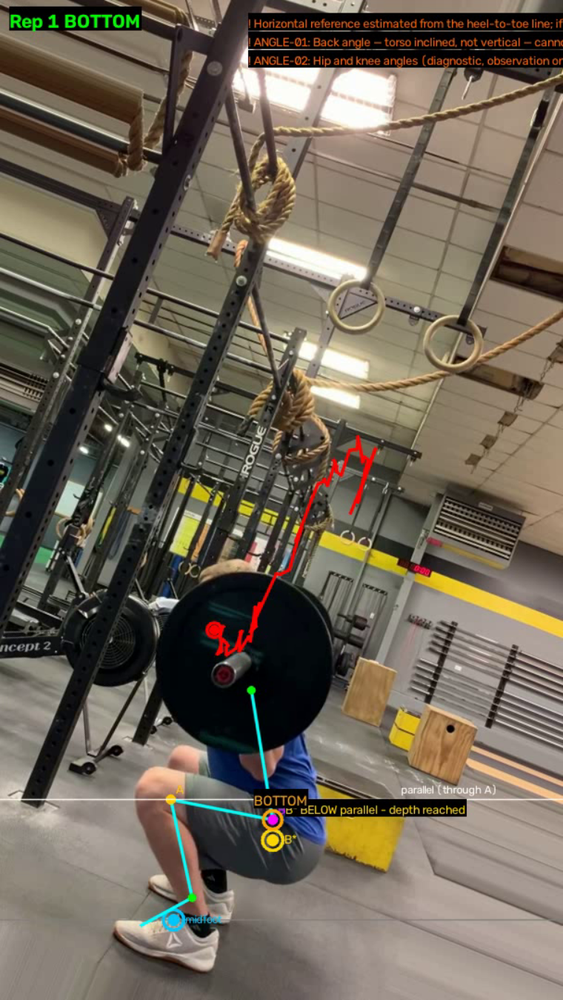
#> input picture evidence/annot_common_sample.png, 563 x 1000 px, shrunk from 760 x 1350 before the run
$ python -i occlusion.py   (imports and definitions only)
#> lines starting #> are read from the running program, lines starting #| are printed output that depends on the picture; after the words box and inside, x2 and y2 are one past the last pixel; in counts of white or black regions, pixels touching at a corner belong together
#> further down, picture is the input picture: shape (1000, 563, 3); mean B, G, R 87.1, 100.9, 110.2
"""Occlusion detection.

MediaPipe's per-landmark visibility does not detect occlusion by an external
object: in the assignment's common sample it reports visibility 1.00 for the
shoulder and nose even though both are completely hidden behind a weight
plate. So we detect occluders directly in the image.

An occluder must satisfy all of:
  * it is a large, connected dark region (at least ~2.5% of the frame) - a
    weight plate, a bench, a rack upright, a dark-clothed bystander;
  * it is very dark (mean luminance < 30);
  * the neighbourhood of the landmark inside it is smooth (local standard
    deviation < 2.0). Clothing folds and skin texture produce a higher local
    deviation, so this distinguishes a plate covering the lifter from the
    lifter simply wearing dark shorts.

Measured separation on the common sample (608x1080): the weight plate is
6.22% of the frame with local std 0.9, while the lifter's grey shorts are
1.09% with local std 3.5.

Any measurement that depends on an occluded landmark is reported as
"cannot assess" rather than with invented precision.
"""

from __future__ import annotations

from typing import Dict, List, Optional, Tuple

import cv2
import numpy as np

Point = Tuple[float, float]


class OcclusionDetector:
    """Detects large dark objects that can hide body landmarks."""

    def __init__(
        self,
        dark_threshold: int = 30,
        min_area_ratio: float = 0.025,
        max_mean_luminance: float = 30.0,
        max_local_std: float = 2.0,
        window: int = 6,
    ):
        self.dark_threshold = dark_threshold
        self.min_area_ratio = min_area_ratio
        self.max_mean_luminance = max_mean_luminance
        self.max_local_std = max_local_std
        self.window = window

    def find_occluders(self, frame: np.ndarray) -> List[np.ndarray]:
        """Return one boolean mask per large, dark, smooth region."""
        h, w = frame.shape[:2]
#> h = 1000; w = 563
        gray = cv2.cvtColor(frame, cv2.COLOR_BGR2GRAY)
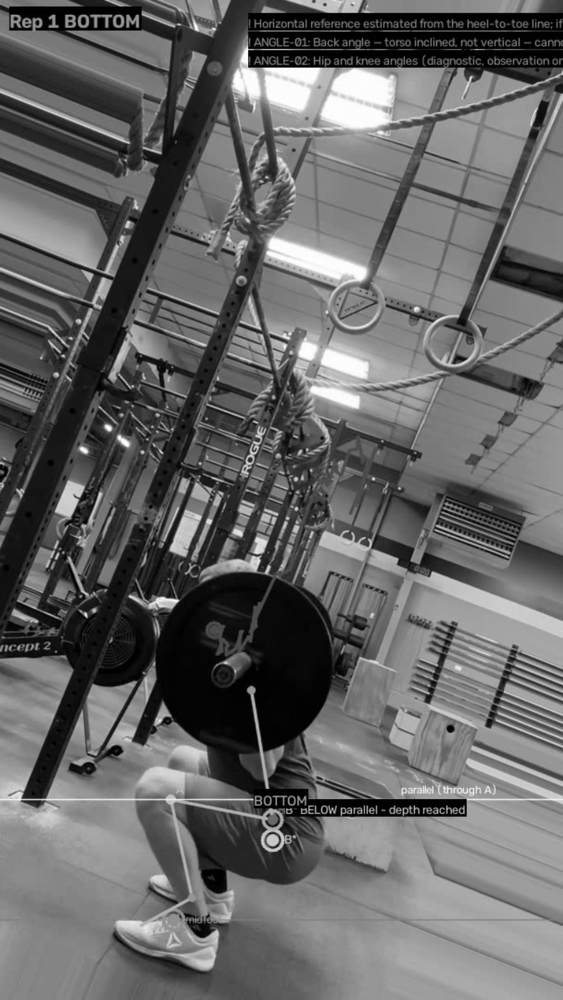
#> gray: shape (1000, 563); min 0, max 255, mean 102.1
        _, mask = cv2.threshold(gray, self.dark_threshold, 255, cv2.THRESH_BINARY_INV)
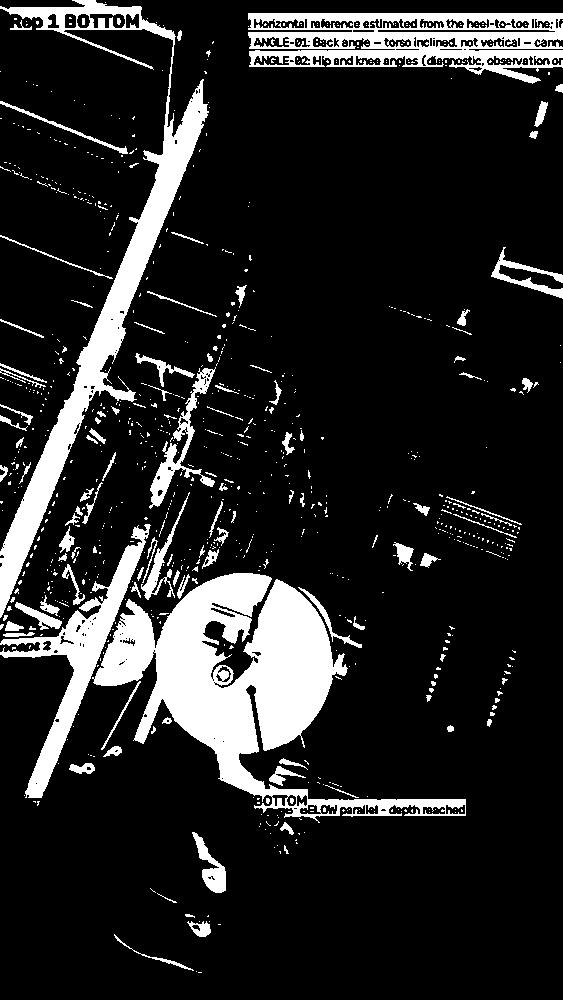
#> mask: shape (1000, 563); 14.6% white; 908 white regions (792 under 20 px), largest, box (x1, y1, x2, y2) and area: (92, 573, 466, 823) 30396, (0, 0, 209, 618) 16543, (248, 13, 563, 84) 11814
        kernel = cv2.getStructuringElement(cv2.MORPH_ELLIPSE, (5, 5))
        mask = cv2.morphologyEx(mask, cv2.MORPH_OPEN, kernel)
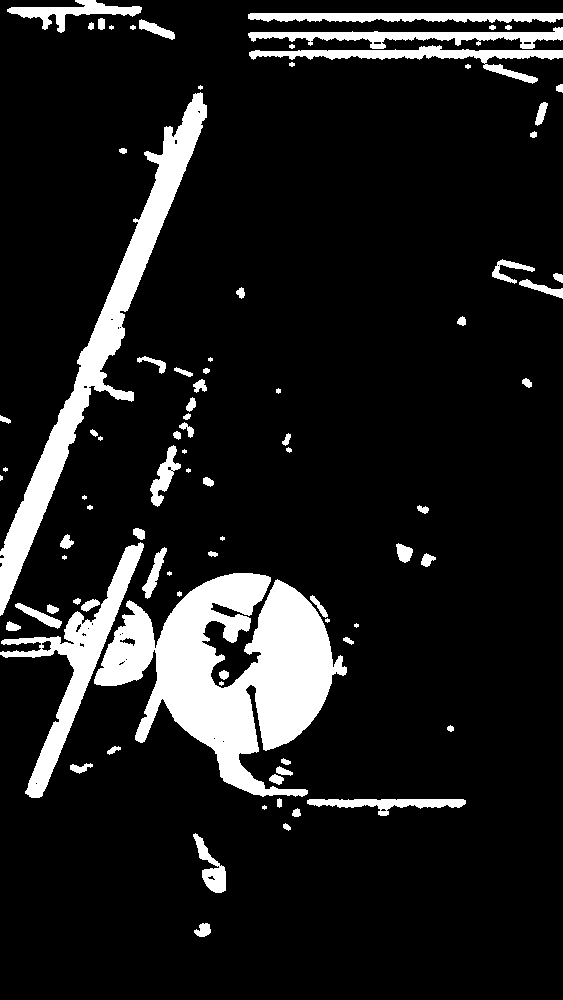
#> mask: shape (1000, 563); 11.7% white; 86 white regions (16 under 20 px), largest, box (x1, y1, x2, y2) and area: (94, 573, 347, 797) 27570, (0, 92, 207, 616) 13455, (0, 542, 144, 798) 6543
        mask = cv2.morphologyEx(mask, cv2.MORPH_CLOSE, kernel)
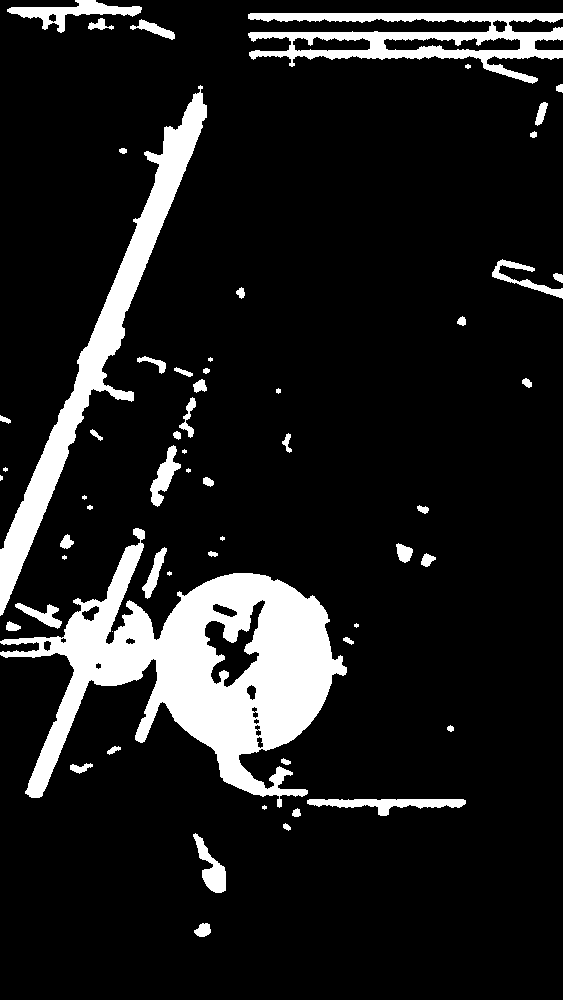
#> mask: shape (1000, 563); 12% white; 59 white regions (12 under 20 px)

        min_area = self.min_area_ratio * h * w
#> min_area = 14075
        contours, _ = cv2.findContours(mask, cv2.RETR_EXTERNAL, cv2.CHAIN_APPROX_SIMPLE)
#> contours = 59 contours, 15 with area under 20; largest, box (x1, y1, x2, y2) and area: (0, 528, 347, 808) 37514, (0, 85, 207, 616) 12970, (248, 13, 563, 84) 9832, (7, 0, 142, 33) 1398, (307, 799, 466, 816) 1124
        masks: List[np.ndarray] = []
        for c in contours:
            if cv2.contourArea(c) < min_area:
                continue
            m = np.zeros((h, w), dtype=np.uint8)
            cv2.drawContours(m, [c], -1, 255, thickness=cv2.FILLED)
            if gray[m > 0].mean() > self.max_mean_luminance:
                continue
            masks.append(m)
#> this loop made 59 passes
#> c on pass 12: [[112, 631]]
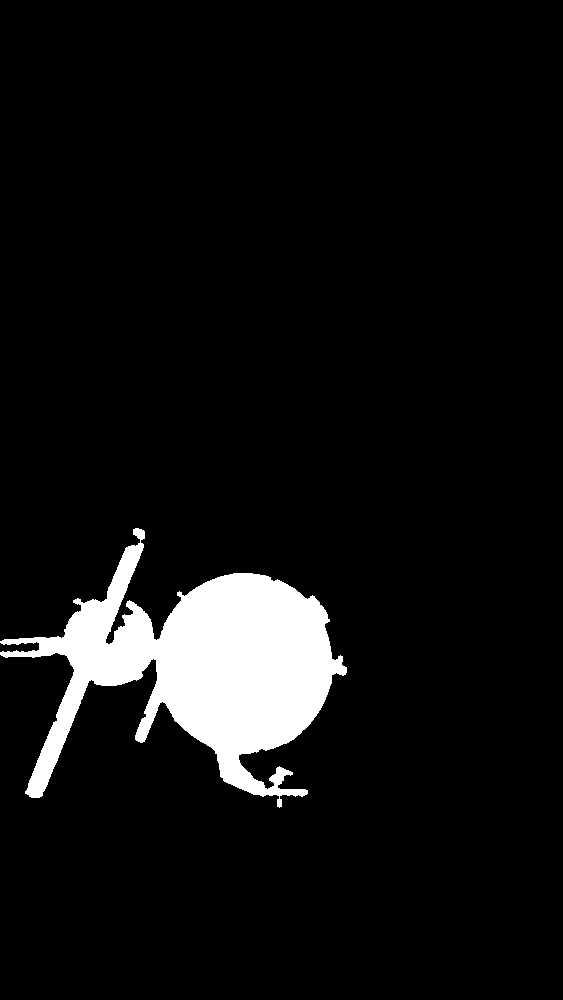
#> m: shape (1000, 563); 6.8% white; 1 white region, box (x1, y1, x2, y2) and area: (0, 528, 347, 808) 38456
#> after the loop, masks = 1 item
        return masks

    # [43 lines left out: functions is_occluded, frame_flags, not called in this run]

>>> import cv2
>>> picture = cv2.imread('../../evidence/annot_common_sample.png')
>>> result = OcclusionDetector().find_occluders(picture)
#> result = 1 item

$ run again, on evidence/annot_occluded_side_view.png
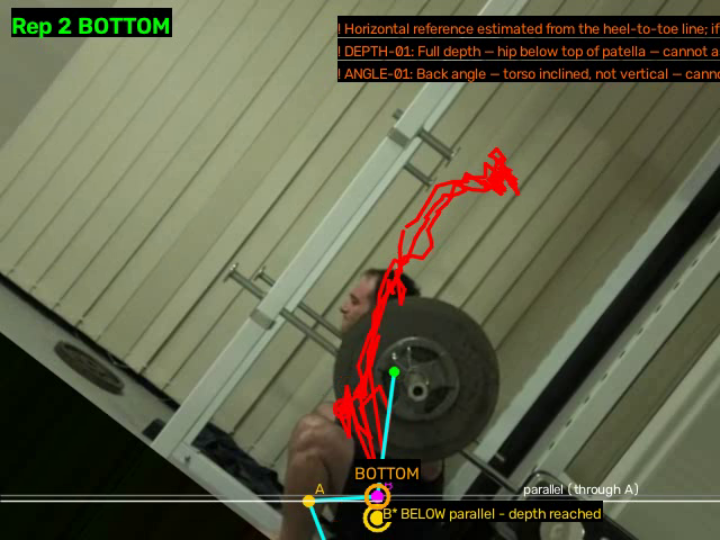
#> input picture evidence/annot_occluded_side_view.png, 720 x 540 px
#> picture is the input picture: shape (540, 720, 3); mean B, G, R 73.1, 96.9, 96.7
#> in find_occluders, `mask = cv2.morphologyEx(mask, cv2.MORPH_CLOSE, kernel)`:
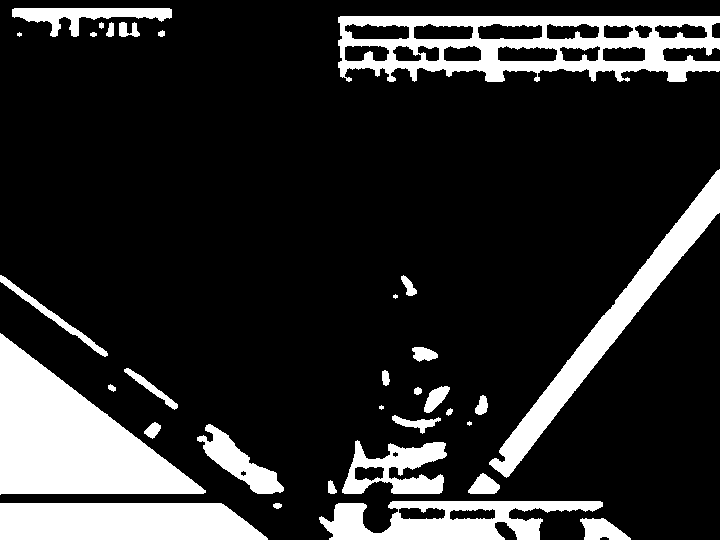
#> mask: shape (540, 720); 17.3% white; 33 white regions (4 under 20 px)
#> contours = 33 contours, 6 with area under 20; largest, box (x1, y1, x2, y2) and area: (338, 16, 720, 82) 20305, (0, 333, 206, 495) 16693, (0, 503, 268, 540) 8824, (489, 169, 720, 478) 8556, (319, 501, 603, 540) 6972
#> the loop in find_occluders, `for c in contours:` made 33 passes
#> after the loop in find_occluders, `for c in contours:`:
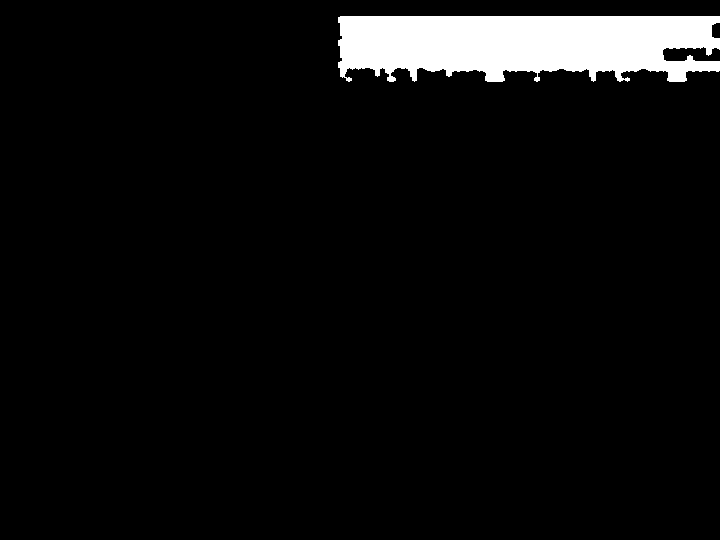
#> m: shape (540, 720); 5.4% white; 1 white region, box (x1, y1, x2, y2) and area: (338, 16, 720, 82) 20913
#> after the loop in find_occluders, `for c in contours:`: masks = 2 items

$ run again, on evidence/annot_rear_three_quarter.png
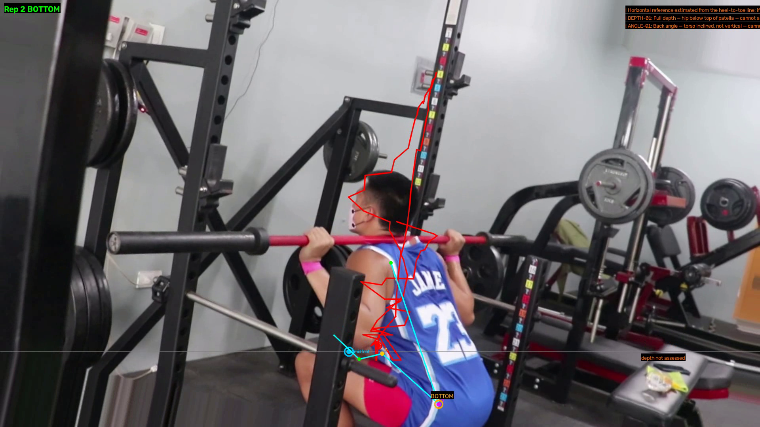
#> input picture evidence/annot_rear_three_quarter.png, 760 x 427 px
#> picture is the input picture: shape (427, 760, 3); mean B, G, R 108.1, 103.4, 108.9
#> in find_occluders, `mask = cv2.morphologyEx(mask, cv2.MORPH_CLOSE, kernel)`:
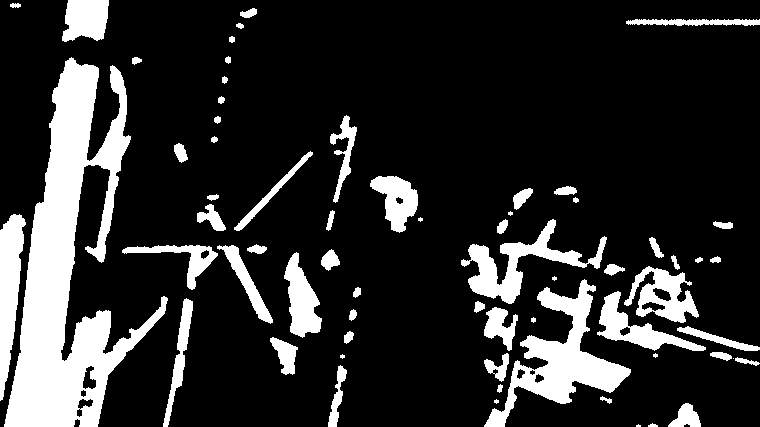
#> mask: shape (427, 760); 17.5% white; 65 white regions (8 under 20 px)
#> contours = 65 contours, 11 with area under 20; largest, box (x1, y1, x2, y2) and area: (4, 57, 168, 427) 22828, (484, 279, 631, 427) 6138, (461, 219, 607, 304) 3080, (0, 214, 26, 401) 2658, (624, 266, 699, 323) 2128
#> the loop in find_occluders, `for c in contours:` made 65 passes
#> c on pass 8: [[733, 358]]
#> after the loop in find_occluders, `for c in contours:`:
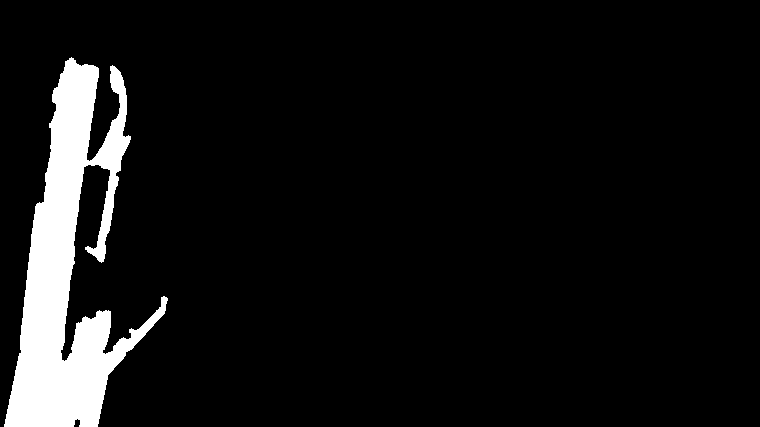
#> m: shape (427, 760); 7.3% white; 1 white region, box (x1, y1, x2, y2) and area: (4, 57, 168, 427) 23631
#> after the loop in find_occluders, `for c in contours:`: masks = 1 item
